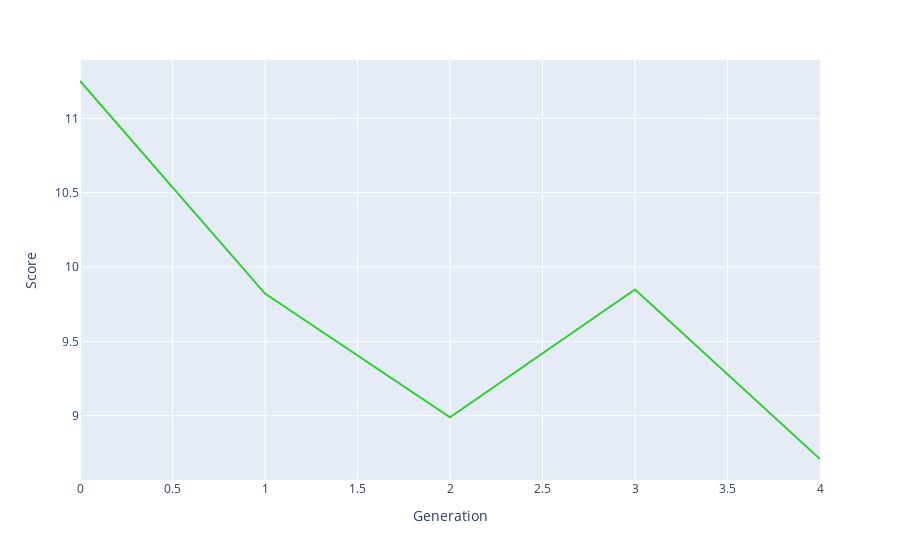

Here is the notebook cell this chart was saved with:
### Code cell
bestRankDF = pd.DataFrame(bestRank, columns=['Score', 'Schedule'])
bestRank
bestRankDF['Generation'] = bestRankDF.index.values
fig = px.line(bestRankDF, x='Generation', y='Score',hover_data=['Schedule'])
fig.update_traces(line_color='LimeGreen')
fig.show()
fig.write_html("charts/p10g5n4.html")

### Figure 1 — Plotly figure (JSON) as saved in the notebook; plotly's stock layout.template omitted (floating-point values rounded to 4 significant figures; data arrays with more than 128 entries replaced by an {"elided": "..."} marker saying what was removed)
{"data": [{"customdata": {"elided": "5x1x48 int values"}, "hovertemplate": "Generation=%{x}<br>Score=%{y}<br>Schedule=%{customdata[0]}<extra></extra>", "legendgroup": "", "line": {"color": "LimeGreen", "dash": "solid"}, "marker": {"symbol": "circle"}, "mode": "lines", "name": "", "orientation": "v", "showlegend": false, "type": "scatter", "x": [0, 1, 2, 3, 4], "xaxis": "x", "y": [11.25, 9.821, 8.99, 9.849, 8.709], "yaxis": "y"}], "layout": {"legend": {"tracegroupgap": 0}, "margin": {"t": 60}, "xaxis": {"anchor": "y", "domain": [0, 1], "title": {"text": "Generation"}}, "yaxis": {"anchor": "x", "domain": [0, 1], "title": {"text": "Score"}}}}
